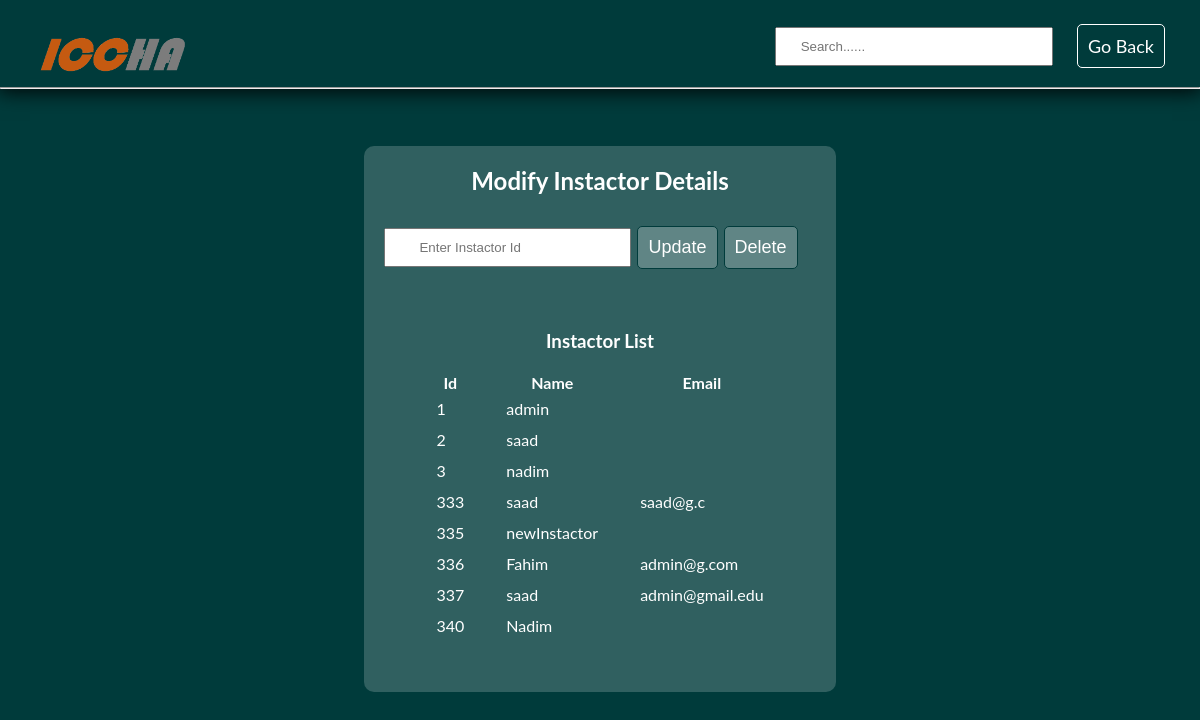
The app's page /view/modifyInstactors.php with its own data.
### tables this page shows
CREATE TABLE `instactor` (
  `instactorId` int(11) NOT NULL,
  `instactorName` text NOT NULL,
  `instactorEmail` text DEFAULT NULL,
  `institutionName` text DEFAULT NULL,
  `teachingExprience` int(11) DEFAULT NULL,
  `certification` varchar(100) DEFAULT NULL,
  `assignCourse` text NOT NULL,
  `instactorPassword` text NOT NULL,
  `courseCompleted` text DEFAULT NULL,
  `category` text NOT NULL DEFAULT 'instactor'
);

### model/Admin/db.php (called while the page is built, shortened)
<?php
class db{
function ShowAll($conn,$table)
 {
$result = $conn->query("SELECT * FROM $table");
return $result;
}
}
?>

### view/modifyInstactors.php (the view, shortened to what this page needs)
<?php
include('../model/Admin/db.php');
?>
<!DOCTYPE html>
<html>
<head>
    <link rel="stylesheet" href="../css/style.css">
</head>
<body>
      <header>
       <div class="container">
            <div class="logo">
                <a href="Homepage.php"><img src="../sources/logo.png" alt="logo" title="EOEF"></a>
            </div>
            <div class="searchBar">
              <form>
                   <input type="text" name="searchId" id="search" placeholder=" Search......">
              </form>
              <div class="logoutButton">
                <a href="Admin.php" class="logoutBtn">Go Back</a>
              </div>
            </div>
        </div>
   <hr>
   </header>
   <section>
     <div class="container">
      <div class="viewInstactorClass">
        <h1>Modify Instactor Details</h1><br>
          <div class="companyApprovalForm" >
            <input type="text" name="instactorId" id="searchId" placeholder="Enter Instactor Id">
            <input type="submit" class="btn submitButton" id="update"
              onclick="updateFunc(document.getElementById('searchId').value,'instactor')" value="Update">
            <input type="submit" class="btn submitButton" id="delete"
            onclick="deleteFunc(document.getElementById('searchId').value,'instactor')" value="Delete">
            <br><p id="message"></p><br>
          </div>
        <div class="instactorList">
          <?php
            $connection = new db();
            $conobj=$connection->OpenCon();
            $userQuery=$connection->ShowAll($conobj,"instactor");
              echo "<h3>Instactor List</h3><br>";
              if ($userQuery->num_rows > 0) {?>
                <table id="table" onmouseover="searchId()"><thead><tr><th>Id</th><th>Name</th><th>Email</th></tr></thead>
                  <tbody id="data">
                <?php
                while($row = $userQuery->fetch_assoc()) {
                  echo "<tr><td>".$row["instactorId"]."</td><td>".$row["instactorName"]."</td><td>".$row["instactorEmail"]."</td></tr>";
                }
                echo "</tbody></table>";
              } else {
                echo "0 results";
              }
          ?>
        </div>
      </div>
     </div>
   </section>
</body>
</html>

### css/style.css (style rules this page uses)
* { margin: 0; padding: 0; }
a { text-decoration: none; color: #151111; }
body { text-align: center; font-family: 'Lato', sans-serif; background: #003b3b; color: #ffffff; }
.container { width: 1200px; margin: auto; display: flex; flex-wrap: wrap; align-items: center; padding-top: 10px; }
header { box-shadow: 0px 0px 20px 2px #000202; }
.logo { flex-basis: 20%; max-width: 20%; text-align: center; }
.logo img { max-width: 70%; padding-top: 21px; }
nav ul li a,.dropbtn,.logoutBtn { color: #fff; text-decoration: none; display: block; padding: 13px 35px; font-size: 18px; text-align: center; cursor: pointer; }
.btn { border: 1px solid #003b3b; background: #fffefe3b; margin: 10px; color: #f9ffff; font-weight: 500; color: #fff; border-radius: 5px; padding: 13px 35px; font-size: 18px; text-align: center; cursor: pointer; }
.loginForm,.addCourseForm,.instRegForm,.addInstactForm,.addInstactorForm,.companyApprovalForm { text-align: left; }
.loginForm input,.addCourseForm input[type=text],.addCourseForm input[type=number], .addCourseForm textarea,.addInstactorForm input[type=text],.addInstactorForm input[type=password], .searchBar input[type=text],.instRegForm input[type=text],.instRegForm input[type=number],.instacTorRegClass input[type=password] { padding: 10px 0px 10px 5px; margin: 10px 5px 15px 0px; width: 100%; }
.searchBar input[type=text] { padding-left: 20px !important; padding-right: 24px !important; }
.submitButton { justify-content: center; margin-left: 6px !important; }
.logoutButton,.backButton { display: flex; justify-content: center; }
.logoutButton a,.backButton a { margin-left: 12px; border: 1px solid #ffffff; border-radius: 5px; padding: 10px; }
.addCourseClass,.instacTorRegClass,.addInstactorClass,.approveCompanyClass,.viewCompanyClass, .viewCourseClass,.viewLernerClass,.viewInstactorClass { padding: 20px; flex-basis: 35%; max-width: 100%; margin: auto; margin-top: 47px; background: #ffffff30; border-radius: 10px; }
.addCourseBack h3,.addInstactorBack h3,.companyList h3,.courseList h3,.instactorList h3,.lernerList h3 { padding-top: 19px; }
.searchBar { flex-basis: 80%; max-width: 100%; display: flex; justify-content: flex-end; }
.searchBar .logoutButton { display: block !important; padding-top: 7px; margin-right: 35px; }
.searchBar form { margin-right: 60px; border-radius: 10px; }
.companyApproval table tbody tr td,.companyApproval table tbody tr th,.companyList table tbody tr th, .companyList table tbody tr td,.courseList table tbody tr th,.courseList table tbody tr td,.instactorList table tbody tr th, .instactorList table tbody tr td,.lernerList table tbody tr th,.lernerList table tbody tr td { padding: 5px 20px; text-align: left; }
.companyApproval,.companyList,.courseList,.instactorList,.lernerList { margin: 30px 30px; }
.companyApprovalForm { display: flex; }
.companyApprovalForm input[type=text] { padding: 0px 33px !important; margin: 14px 0px 14px 0px; }
.companyApprovalForm .btn { margin: 12px 0px 12px 0px; padding: 10px 10px; }

### records on screen
instactor: instactorId "1", instactorName "admin"
instactor: instactorId "2", instactorName "saad"
instactor: instactorId "3", instactorName "nadim"
instactor: instactorId "333", instactorName "saad", instactorEmail "saad@g.c"
instactor: instactorId "335", instactorName "newInstactor"
instactor: instactorId "336", instactorName "Fahim", instactorEmail "admin@g.com"
instactor: instactorId "337", instactorName "saad", instactorEmail "admin@gmail.edu"
instactor: instactorId "340", instactorName "Nadim"
